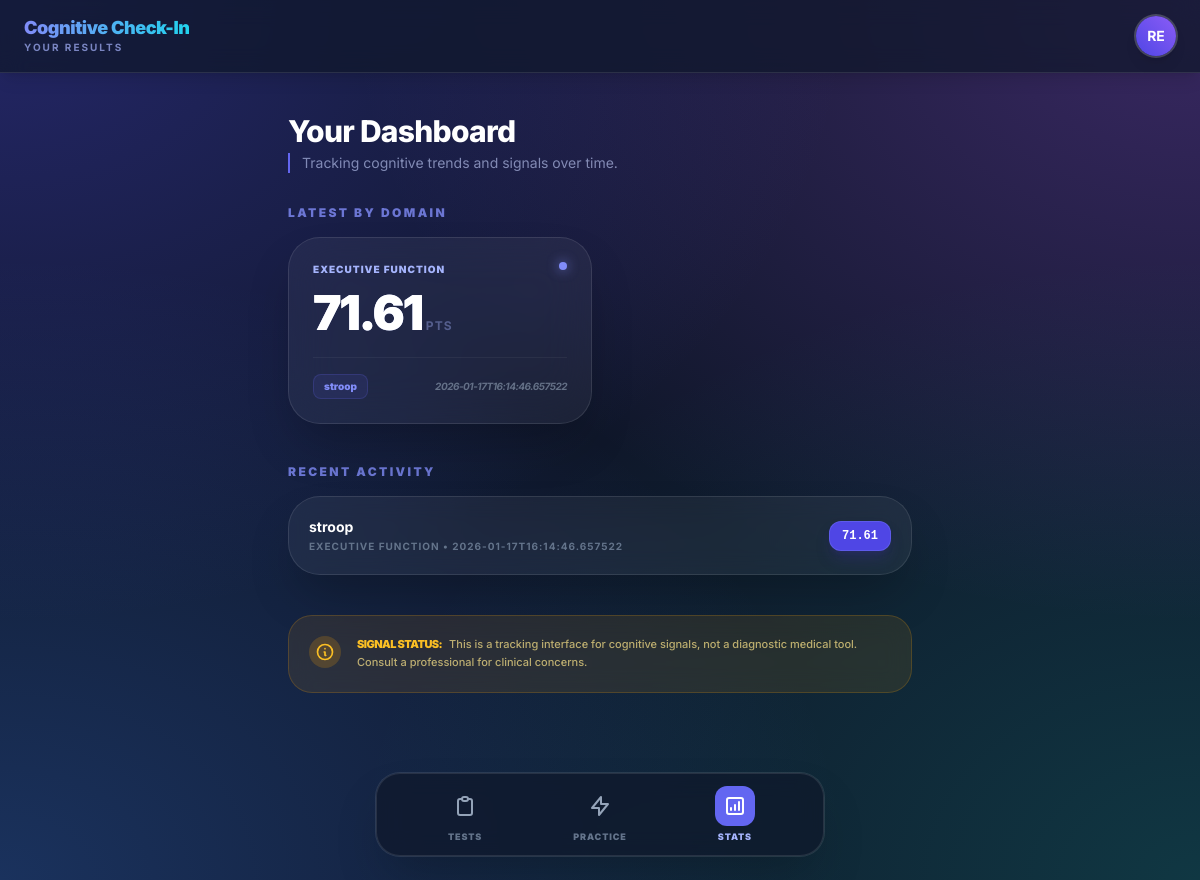
/dashboard (signed in), run on an earlier commit of the app's database.
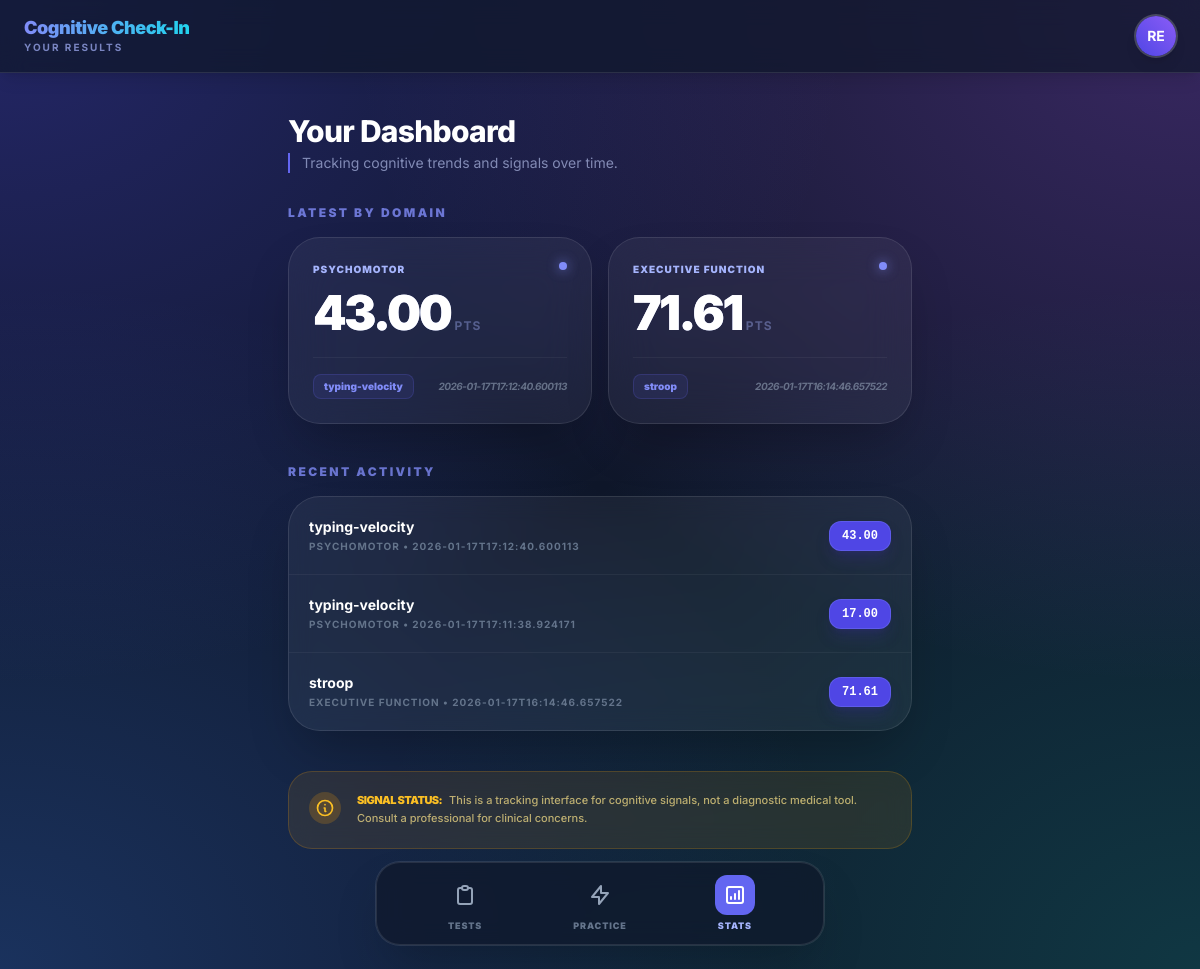
And on a later commit of the database.
### tables this page shows
CREATE TABLE user (
  id INTEGER PRIMARY KEY AUTOINCREMENT,
  name TEXT NOT NULL,
  email TEXT NOT NULL UNIQUE,
  password_hash TEXT NOT NULL,
  created_at TEXT NOT NULL
);

CREATE TABLE score (
  id INTEGER PRIMARY KEY AUTOINCREMENT,
  user_id INTEGER NOT NULL,
  game TEXT NOT NULL,
  domain TEXT NOT NULL,
  value REAL NOT NULL,
  created_at TEXT NOT NULL,
  FOREIGN KEY(user_id) REFERENCES user(id)
);

### app.py (the view)
@app.route("/dashboard")
@login_required
def dashboard():
    user = current_user()
    scores = get_scores(user["id"], limit=30)
    latest_by_domain = {}
    for s in scores:
        if s["domain"] not in latest_by_domain:
            latest_by_domain[s["domain"]] = s
    return render_template(
        "dashboard.html",
        user=user,
        scores=scores,
        latest_by_domain=latest_by_domain,
        subtitle="Your results"
    )

### app.py (called while the page is built)
@app.before_request
def require_login():
    allowed_routes = {"login", "register", "static"}
    if request.endpoint in allowed_routes:
        return
    if not session.get("user_id"):
        return redirect(url_for("login"))

def current_user():
    uid = session.get("user_id")
    return get_user_by_id(uid) if uid else None

def login_required(fn):
    @wraps(fn)
    def wrapper(*args, **kwargs):
        if not session.get("user_id"):
            return redirect(url_for("login"))
        return fn(*args, **kwargs)
    return wrapper

### db.py (called while the page is built)
def get_conn():
    conn = sqlite3.connect(DB_PATH)
    conn.row_factory = sqlite3.Row
    return conn

def get_user_by_id(user_id):
    conn = get_conn()
    row = conn.execute("SELECT * FROM user WHERE id=?", (user_id,)).fetchone()
    conn.close()
    return row

def get_scores(user_id, limit=20):
    conn = get_conn()
    rows = conn.execute(
        "SELECT game, domain, value, created_at FROM score WHERE user_id=? ORDER BY id DESC LIMIT ?",
        (user_id, limit)
    ).fetchall()
    conn.close()
    return rows

### templates/dashboard.html (shortened to what this page needs)
{% extends "base.html" %}
{% block content %}
<div class="py-4">
  <div class="mb-8">
    <h1 class="text-3xl font-extrabold text-white tracking-tight">Your Dashboard</h1>
    <p class="text-indigo-200/60 text-sm mt-1 border-l-2 border-indigo-500 pl-3">Tracking cognitive trends and signals over time.</p>
  </div>
  <section class="mb-10">
    <h2 class="text-xs font-black uppercase tracking-[0.2em] text-indigo-400/80 mb-4">Latest by Domain</h2>
    <div class="grid grid-cols-1 sm:grid-cols-2 gap-4">
      {% for domain, s in latest_by_domain.items() %}
        <div class="group bg-white/5 backdrop-blur-xl p-6 rounded-[2rem] border border-white/10 shadow-2xl hover:border-indigo-500/50 transition-all hover:-translate-y-1">
          <div class="flex justify-between items-start mb-3">
            <h3 class="text-[10px] font-black text-indigo-300 uppercase tracking-widest">{{ domain }}</h3>
            <div class="w-2 h-2 rounded-full bg-indigo-400 shadow-[0_0_12px_rgba(129,140,248,0.8)] animate-pulse"></div>
          </div>
          <div class="flex items-baseline gap-1">
            <span class="text-5xl font-black text-white tracking-tighter bg-clip-text text-transparent bg-gradient-to-br from-white to-indigo-300">
                {{ "%.2f"|format(s.value) }}
            </span>
            <span class="text-indigo-300/40 text-xs font-bold uppercase tracking-widest">pts</span>
          </div>
          <div class="mt-5 pt-4 border-t border-white/5 flex items-center justify-between">
             <span class="text-[10px] font-black text-indigo-400 bg-indigo-500/10 px-2.5 py-1 rounded-lg border border-indigo-500/20">
                {{ s.game }}
             </span>
             <span class="text-[10px] text-slate-400 font-bold uppercase tracking-tighter italic opacity-60">
                {{ s.created_at }}
             </span>
          </div>
        </div>
      {% endfor %}
    </div>
  </section>
  <section class="mb-10">
    <h2 class="text-xs font-black uppercase tracking-[0.2em] text-indigo-400/80 mb-4">Recent Activity</h2>
    <div class="bg-white/5 backdrop-blur-md border border-white/10 rounded-[2rem] overflow-hidden shadow-2xl">
      <div class="divide-y divide-white/5">
        {% for s in scores %}
          <div class="flex items-center justify-between p-5 hover:bg-white/5 transition-colors group">
            <div class="flex flex-col">
              <span class="text-sm font-bold text-white group-hover:text-indigo-300 transition-colors">{{ s.game }}</span>
              <span class="text-[10px] text-slate-500 font-bold uppercase tracking-widest mt-0.5">{{ s.domain }} • {{ s.created_at }}</span>
            </div>
            <div class="bg-indigo-600 text-white font-mono text-xs font-bold px-3 py-1.5 rounded-xl shadow-lg shadow-indigo-900/40 border border-indigo-400/30">
              {{ "%.2f"|format(s.value) }}
            </div>
          </div>
        {% endfor %}
      </div>
    </div>
  </section>
  <div class="p-5 bg-amber-500/10 backdrop-blur-md rounded-[1.5rem] border border-amber-500/20">
    <div class="flex gap-4">
      <div class="shrink-0 w-8 h-8 rounded-full bg-amber-500/20 flex items-center justify-center text-amber-400">
        <svg class="w-5 h-5" fill="none" stroke="currentColor" viewBox="0 0 24 24"><path stroke-linecap="round" stroke-linejoin="round" stroke-width="2" d="M13 16h-1v-4h-1m1-4h.01M21 12a9 9 0 11-18 0 9 9 0 0118 0z"></path></svg>
      </div>
      <p class="text-[11px] text-amber-200/70 leading-relaxed font-medium">
        <strong class="text-amber-400 font-black uppercase tracking-tighter mr-1">Signal Status:</strong>
        This is a tracking interface for cognitive signals, not a diagnostic medical tool. Consult a professional for clinical concerns.
      </p>
    </div>
  </div>
</div>
{% endblock %}

### templates/base.html (shortened to what this page needs)
<!doctype html>
<html lang="en">
<head>
  <script src="https://cdn.tailwindcss.com"></script>
</head>
<body class="text-slate-100 mb-20 overflow-x-hidden">
  <div class="mesh-gradient"></div>
  <div class="min-h-screen flex flex-col">
    <header class="sticky top-0 z-30 glass-nav border-b px-6 py-4 flex justify-between items-center shadow-lg">
      <div>
        <div class="text-lg font-black tracking-tight text-white leading-tight">
          <a class="bg-clip-text text-transparent bg-gradient-to-r from-indigo-400 to-cyan-400" href="/">
          </a>
        </div>
        <div class="text-[10px] font-bold text-indigo-300/70 uppercase tracking-[0.2em]">{{ subtitle or "Neural Monitoring" }}</div>
      </div>
      {% if user %}
      <div class="relative">
        <button id="avatarBtn" class="w-10 h-10 rounded-full bg-gradient-to-tr from-indigo-600 to-violet-500 text-white flex items-center justify-center font-bold text-sm ring-2 ring-white/20 hover:ring-indigo-400 transition-all shadow-lg active:scale-90">
          {{ user.name[:2]|upper }}
        </button>
      </div>
      {% else %}
      <a href="/login" class="px-4 py-1.5 rounded-full bg-indigo-500 text-white text-xs font-bold hover:bg-indigo-400 transition-all shadow-md">Log in</a>
      {% endif %}
    </header>
    <main class="flex-grow p-6 max-w-2xl mx-auto w-full">
      {% block content %}{% endblock %}
    </main>
    <div class="fixed bottom-6 left-0 right-0 px-6 z-40">
        <nav class="max-w-md mx-auto glass-nav border rounded-3xl px-6 py-3 flex justify-around items-center shadow-2xl ring-1 ring-white/10">
          <a href="/tests" data-tab="tests" class="tab-link flex flex-col items-center gap-1 group">
            <div class="p-2 rounded-xl group-[.active]:bg-indigo-500 group-[.active]:text-white text-slate-400 transition-all group-[.active]:active-tab-glow">
                <svg class="w-6 h-6" fill="none" stroke="currentColor" viewBox="0 0 24 24"><path stroke-linecap="round" stroke-linejoin="round" stroke-width="2" d="M9 5H7a2 2 0 00-2 2v12a2 2 0 002 2h10a2 2 0 002-2V7a2 2 0 00-2-2h-2M9 5a2 2 0 002 2h2a2 2 0 002-2M9 5a2 2 0 012-2h2a2 2 0 012 2"></path></svg>
            </div>
            <span class="text-[9px] font-black uppercase tracking-widest group-[.active]:text-indigo-300 text-slate-500">Tests</span>
          </a>
          <a href="/practice" data-tab="practice" class="tab-link flex flex-col items-center gap-1 group">
            <div class="p-2 rounded-xl group-[.active]:bg-indigo-500 group-[.active]:text-white text-slate-400 transition-all group-[.active]:active-tab-glow">
                <svg class="w-6 h-6" fill="none" stroke="currentColor" viewBox="0 0 24 24"><path stroke-linecap="round" stroke-linejoin="round" stroke-width="2" d="M13 10V3L4 14h7v7l9-11h-7z"></path></svg>
            </div>
            <span class="text-[9px] font-black uppercase tracking-widest group-[.active]:text-indigo-300 text-slate-500">Practice</span>
          </a>
          <a href="/dashboard" data-tab="dashboard" class="tab-link flex flex-col items-center gap-1 group">
            <div class="p-2 rounded-xl group-[.active]:bg-indigo-500 group-[.active]:text-white text-slate-400 transition-all group-[.active]:active-tab-glow">
                <svg class="w-6 h-6" fill="none" stroke="currentColor" viewBox="0 0 24 24"><path stroke-linecap="round" stroke-linejoin="round" stroke-width="2" d="M16 8v8m-4-5v5m-4-2v2m-2 4h12a2 2 0 002-2V6a2 2 0 00-2-2H6a2 2 0 00-2 2v12a2 2 0 002 2z"></path></svg>
            </div>
            <span class="text-[9px] font-black uppercase tracking-widest group-[.active]:text-indigo-300 text-slate-500">Stats</span>
          </a>
        </nav>
    </div>
  </div>
</body>
</html>

### templates/base.html (style rules this page uses)
body { font-family: 'Inter', sans-serif; background-color: #0f172a; }
.glass-nav { background: rgba(15, 23, 42, 0.7); backdrop-filter: blur(12px); -webkit-backdrop-filter: blur(12px); border-color: rgba(255, 255, 255, 0.1); }
.mesh-gradient { position: fixed; inset: 0; z-index: -10; background-color: #0f172a; background-image: radial-gradient(at 0% 0%, rgba(79, 70, 229, 0.33) 0px, transparent 50%), radial-gradient(at 100% 0%, rgba(168, 85, 247, 0.28) 0px, transparent 50%), radial-gradient(at 100% 100%, rgba(20, 184, 166, 0.2) 0px, transparent 50%), radial-gradient(at 0% 100%, rgba(59, 130, 246, 0.25) 0px, transparent 50%); }

What changed in the data, as far as the page shows it:
added score: domain "PSYCHOMOTOR", value "43.00", game "typing-velocity", created_at "2026-01-17T17:12:40.600113"
added score: game "typing-velocity", domain "PSYCHOMOTOR", created_at "2026-01-17T17:11:38.924171", value "17.00", shown under "RECENT ACTIVITY"
